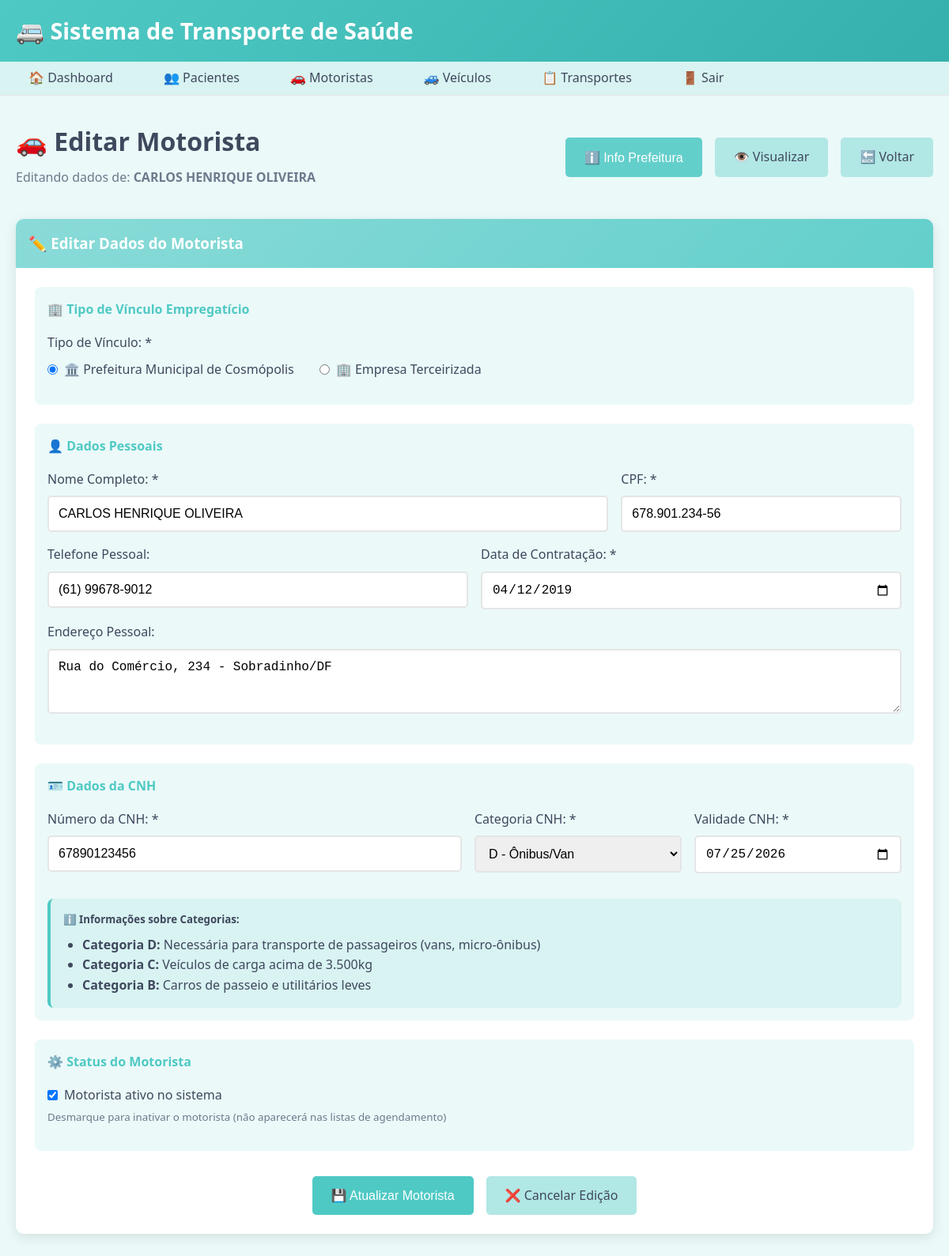
The page /drivers/6/edit (signed in) on the database its author committed.
### tables this page shows
CREATE TABLE driver (
    id INTEGER PRIMARY KEY AUTOINCREMENT,
    name VARCHAR(100) NOT NULL,
    cpf VARCHAR(14) UNIQUE NOT NULL,
    cnh VARCHAR(20) UNIQUE NOT NULL,
    cnh_category VARCHAR(5) NOT NULL,
    cnh_expiry DATE NOT NULL,
    phone VARCHAR(15),
    address TEXT,
    hire_date DATE NOT NULL,
    is_active BOOLEAN DEFAULT 1
, employment_type VARCHAR(20) DEFAULT "prefeitura", company_name VARCHAR(150), company_cnpj VARCHAR(20), company_contact VARCHAR(100), company_phone VARCHAR(15), company_address TEXT);

### app_simple.py (the view)
@app.route('/drivers/<int:driver_id>/edit', methods=['GET', 'POST'])
def drivers_edit(driver_id):
    if not check_auth():
        return redirect('/login')
    conn = get_db()
    cursor = conn.cursor()
    cursor.execute('SELECT * FROM driver WHERE id = ?', (driver_id,))
    driver = cursor.fetchone()
    if not driver:
        flash('Motorista não encontrado!', 'danger')
        return redirect('/drivers')
    if request.method == 'POST':
        try:
            cursor.execute('''
                UPDATE driver
                SET name = ?, cpf = ?, cnh = ?, cnh_category = ?, cnh_expiry = ?,
                    phone = ?, address = ?, hire_date = ?, employment_type = ?,
                    company_name = ?, company_cnpj = ?, company_contact = ?,
                    company_phone = ?, company_address = ?, is_active = ?
                WHERE id = ?
            ''', (
                request.form['name'],
                request.form['cpf'],
                request.form['cnh'],
                request.form['cnh_category'],
                request.form['cnh_expiry'],
                request.form.get('phone'),
                request.form.get('address'),
                request.form['hire_date'],
                request.form['employment_type'],
                request.form.get('company_name') if request.form['employment_type'] == 'terceirizado' else None,
                request.form.get('company_cnpj') if request.form['employment_type'] == 'terceirizado' else None,
                request.form.get('company_contact') if request.form['employment_type'] == 'terceirizado' else None,
                request.form.get('company_phone') if request.form['employment_type'] == 'terceirizado' else None,
                request.form.get('company_address') if request.form['employment_type'] == 'terceirizado' else None,
                1 if 'is_active' in request.form else 0,
                driver_id
            ))
            conn.commit()
            conn.close()
            flash('Motorista atualizado com sucesso!', 'success')
            return redirect(f'/drivers/{driver_id}/view')
        except Exception as e:
            conn.close()
            flash(f'Erro ao atualizar motorista: {str(e)}', 'danger')
    else:
        conn.close()
    return render_template('drivers/form.html', driver=driver)

### app_simple.py (called while the page is built)
def get_db():
    conn = sqlite3.connect(DB_PATH)
    conn.row_factory = sqlite3.Row  # Para acessar colunas por nome
    return conn

def check_auth():
    return 'user_id' in session

### templates/drivers/form.html (shortened to what this page needs)
{% extends "base.html" %}
{% block content %}
<div style="padding: 2rem 0;">
    <div style="display: flex; justify-content: space-between; align-items: center; margin-bottom: 2rem;">
        <div>
            <h1>🚗 {% if driver %}Editar{% else %}Novo{% endif %} Motorista</h1>
            {% if driver %}
                <p style="color: var(--gray-color); margin: 0.5rem 0;">Editando dados de: <strong>{{ driver.name }}</strong></p>
            {% endif %}
        </div>
        <div style="display: flex; gap: 1rem;">
            <button onclick="showPrefeituraInfo()" class="btn" style="background-color: var(--color-60); color: white;">
                ℹ️ Info Prefeitura
            </button>
            {% if driver %}
                <a href="/drivers/{{ driver.id }}/view" class="btn btn-secondary">👁️ Visualizar</a>
            {% endif %}
            <a href="/drivers" class="btn btn-secondary">🔙 Voltar</a>
        </div>
    </div>
    <div class="card">
        <div class="card-header">
            <h3>{% if driver %}✏️ Editar Dados do{% else %}➕ Cadastrar Novo{% endif %} Motorista</h3>
        </div>
        <div class="card-body">
            <form method="POST">
                <div style="background-color: var(--color-95); padding: 1rem; border-radius: 8px; margin-bottom: 1.5rem;">
                    <h4 style="color: var(--primary-color); margin-bottom: 1rem;">🏢 Tipo de Vínculo Empregatício</h4>
                    <div class="form-group">
                        <label class="form-label">Tipo de Vínculo: *</label>
                        <div style="display: flex; gap: 2rem; margin-top: 0.5rem;">
                            <label style="display: flex; align-items: center; gap: 0.5rem;">
                                <input type="radio" name="employment_type" value="prefeitura"
                                       {{ 'checked' if not driver or driver.employment_type == 'prefeitura' else '' }}
                                       onchange="toggleCompanyFields()" required>
                                🏛️ Prefeitura Municipal de Cosmópolis
                            </label>
                            <label style="display: flex; align-items: center; gap: 0.5rem;">
                                <input type="radio" name="employment_type" value="terceirizado"
                                       {{ 'checked' if driver and driver.employment_type == 'terceirizado' else '' }}
                                       onchange="toggleCompanyFields()" required>
                                🏢 Empresa Terceirizada
                            </label>
                        </div>
                    </div>
                </div>
                <div style="background-color: var(--color-95); padding: 1rem; border-radius: 8px; margin-bottom: 1.5rem;">
                    <h4 style="color: var(--primary-color); margin-bottom: 1rem;">👤 Dados Pessoais</h4>
                    <div style="display: grid; grid-template-columns: 2fr 1fr; gap: 1rem;">
                        <div class="form-group">
                            <label class="form-label" for="name">Nome Completo: *</label>
                            <input type="text" id="name" name="name" class="form-input"
                                   value="{{ driver.name if driver else '' }}"
                                   placeholder="Nome completo do motorista" required style="text-transform: uppercase;">
                        </div>
                        <div class="form-group">
                            <label class="form-label" for="cpf">CPF: *</label>
                            <input type="text" id="cpf" name="cpf" class="form-input"
                                   value="{{ driver.cpf if driver else '' }}"
                                   placeholder="000.000.000-00" maxlength="14" required>
                        </div>
                    </div>
                    <div style="display: grid; grid-template-columns: 1fr 1fr; gap: 1rem;">
                        <div class="form-group">
                            <label class="form-label" for="phone">Telefone Pessoal:</label>
                            <input type="text" id="phone" name="phone" class="form-input"
                                   value="{{ driver.phone if driver else '' }}"
                                   placeholder="(00) 00000-0000">
                        </div>
                        <div class="form-group">
                            <label class="form-label" for="hire_date">Data de Contratação: *</label>
                            <input type="date" id="hire_date" name="hire_date" class="form-input"
                                   value="{{ driver.hire_date if driver else '' }}" required>
                        </div>
                    </div>
                    <div class="form-group">
                        <label class="form-label" for="address">Endereço Pessoal:</label>
                        <textarea id="address" name="address" class="form-textarea" rows="3"
                                  placeholder="Endereço residencial completo">{{ driver.address if driver else '' }}</textarea>
                    </div>
                </div>
                <div style="background-color: var(--color-95); padding: 1rem; border-radius: 8px; margin-bottom: 1.5rem;">
                    <h4 style="color: var(--primary-color); margin-bottom: 1rem;">🪪 Dados da CNH</h4>
                    <div style="display: grid; grid-template-columns: 2fr 1fr 1fr; gap: 1rem;">
                        <div class="form-group">
                            <label class="form-label" for="cnh">Número da CNH: *</label>
                            <input type="text" id="cnh" name="cnh" class="form-input"
                                   value="{{ driver.cnh if driver else '' }}"
                                   placeholder="00000000000" maxlength="11" required>
                        </div>
                        <div class="form-group">
                            <label class="form-label" for="cnh_category">Categoria CNH: *</label>
                            <select id="cnh_category" name="cnh_category" class="form-select" required>
                                <option value="D" {{ 'selected' if driver and driver.cnh_category == 'D' else '' }}>D - Ônibus/Van</option>
                            </select>
                        </div>
                        <div class="form-group">
                            <label class="form-label" for="cnh_expiry">Validade CNH: *</label>
                            <input type="date" id="cnh_expiry" name="cnh_expiry" class="form-input"
                                   value="{{ driver.cnh_expiry if driver else '' }}" required>
                        </div>
                    </div>
                    <div style="margin-top: 1rem; padding: 1rem; background-color: var(--color-90); border-radius: 8px; border-left: 4px solid var(--primary-color);">
                        <h5 style="margin-bottom: 0.5rem;">ℹ️ Informações sobre Categorias:</h5>
                        <ul style="margin: 0; padding-left: 1.5rem; color: var(--text-color);">
                            <li><strong>Categoria D:</strong> Necessária para transporte de passageiros (vans, micro-ônibus)</li>
                            <li><strong>Categoria C:</strong> Veículos de carga acima de 3.500kg</li>
                            <li><strong>Categoria B:</strong> Carros de passeio e utilitários leves</li>
                        </ul>
                    </div>
                </div>
                {% if driver %}
                <div style="background-color: var(--color-95); padding: 1rem; border-radius: 8px; margin-bottom: 1.5rem;">
                    <h4 style="color: var(--primary-color); margin-bottom: 1rem;">⚙️ Status do Motorista</h4>
                    <div class="form-group">
                        <label style="display: flex; align-items: center; gap: 0.5rem;">
                            <input type="checkbox" name="is_active" value="1"
                                   {{ 'checked' if driver.is_active else '' }}>
                            Motorista ativo no sistema
                        </label>
                        <small style="color: var(--gray-color); margin-top: 0.25rem; display: block;">
                            Desmarque para inativar o motorista (não aparecerá nas listas de agendamento)
                        </small>
                    </div>
                </div>
                {% endif %}
                <div style="display: flex; gap: 1rem; margin-top: 2rem; justify-content: center;">
                    <button type="submit" class="btn btn-primary" style="min-width: 200px;">
                        💾 {% if driver %}Atualizar{% else %}Cadastrar{% endif %} Motorista
                    </button>
                    {% if driver %}
                        <a href="/drivers/{{ driver.id }}/view" class="btn btn-secondary">
                            ❌ Cancelar Edição
                        </a>
                    {% else %}
                        <a href="/drivers" class="btn btn-secondary">
                            ❌ Cancelar
                        </a>
                    {% endif %}
                </div>
            </form>
        </div>
    </div>
</div>
{% endblock %}

### static/css/style.css (style rules this page uses)
:root { --color-100: #ffffff; --color-95: #ebf9f9; --color-90: #d8f3f2; --color-85: #c4edec; --color-80: #b1e7e5; --color-75: #9de1df; --color-70: #8adbd8; --color-65: #76d5d2; --color-60: #63cfcb; --color-55: #4fc9c4; --color-50: #3cc3bf; --color-45: #36b0ac; --color-40: #309c98; --color-35: #2a8985; --color-30: #247572; --color-25: #1e625f; --color-20: #184e4c; --color-15: #123b39; --color-10: #0c2726; --color-5: #061413; --color-0: #000000; --primary-color: var(--color-55); --primary-dark: var(--color-45); --primary-hover: var(--color-40); --secondary-color: #6d7a8c; --text-color: #3f485d; --border-color: #e5e5e5; --success-color: #79b24a; --warning-color: #f2823c; --danger-color: #e81d51; --info-color: #91ceff; --light-color: var(--color-95); --dark-color: var(--color-20); --gray-color: #6d7a8c; --input-focus: var(--primary-color); --input-focus-shadow: rgba(79, 201, 196, 0.25); }
* { margin: 0; padding: 0; box-sizing: border-box; }
body { font-family: 'Segoe UI', Tahoma, Geneva, Verdana, sans-serif; background-color: var(--color-95); color: var(--text-color); line-height: 1.6; }
.card { background: white; border-radius: 10px; box-shadow: 0 4px 15px rgba(0,0,0,0.1); margin: 1rem 0; overflow: hidden; transition: transform 0.3s ease; }
.card-header { background: linear-gradient(135deg, var(--color-70), var(--color-60)); color: white; padding: 1rem; font-weight: 600; }
.card-body { padding: 1.5rem; }
.form-group { margin-bottom: 1rem; }
.form-label { display: block; margin-bottom: 0.5rem; font-weight: 500; color: var(--text-color); }
.form-input, .form-select, .form-textarea { width: 100%; padding: 0.75rem; border: 2px solid var(--border-color); border-radius: 5px; font-size: 1rem; transition: border-color 0.3s ease; }
.btn { display: inline-block; padding: 0.75rem 1.5rem; border: none; border-radius: 5px; cursor: pointer; text-decoration: none; font-size: 1rem; font-weight: 500; transition: all 0.3s ease; text-align: center; }
.btn-primary { background-color: var(--primary-color); color: white; }
.btn-secondary { background-color: var(--color-80); color: var(--text-color); }

### rows shown on the page
driver: name "CARLOS HENRIQUE OLIVEIRA", cpf "678.901.234-56", phone "(61) 99678-9012", hire_date "04/12/2019", address "Rua do Comércio, 234 - Sobradinho/DF", cnh "67890123456", cnh_expiry "07/25/2026"
